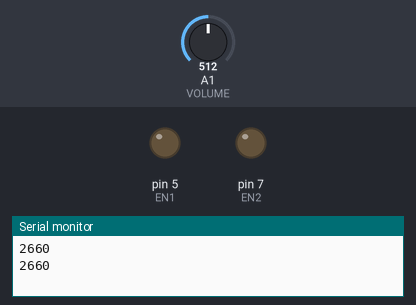
Simulated run of this sketch. Board: Arduino Uno, built with avr-gcc and run on an emulated ATmega328P. On the bench: output pins drawn as LEDs (lit = HIGH), the last lines printed to the serial monitor. Dashed ring = blinking. The test bench sets the inputs (shaded band); at power-on: A1 (VOLUME) = 512.

Above: at 6.6 s.
6.7 s: A1 (VOLUME) set to 122
At 8.85 s:
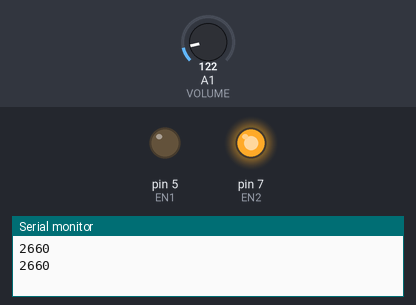
13.2 s: A1 (VOLUME) set to 0
At 13.68 s:
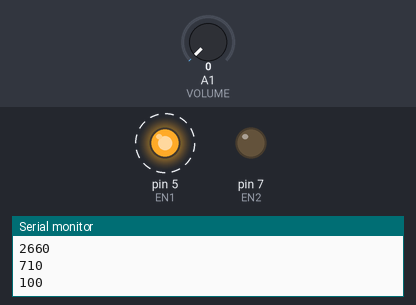
Timing chart, 0 to 25.7 s (numbered marks = the images above; inputs shaded):
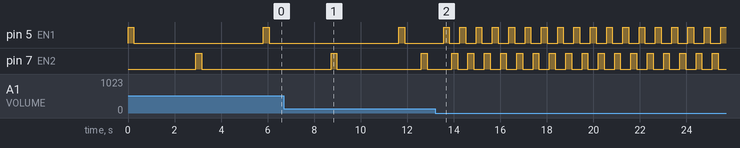

The sketch:

touch_board.ino
```cpp
int EN1 = 5;
int EN2 = 7;
int VOLUME = 1;

void setup() {
  pinMode(EN1, OUTPUT);
  pinMode(EN2, OUTPUT);
  Serial.begin( 9600 );
}

void loop() {
  // analogReadでvolumeから値を得る
  int interval = analogRead(VOLUME) * 5 + 100;
  Serial.println(interval);
  digitalWrite(EN1, HIGH);
  delay(250);
  digitalWrite(EN1, LOW);
  delay(interval);
  digitalWrite(EN2, HIGH);
  delay(250);
  digitalWrite(EN2, LOW);
  delay(interval);
}
```

Measured:
- after the input at 13.2 s, pin 5 (EN1): alternates HIGH for 0.25 s and LOW for 0.45 s, starting after 1.1 s; pin 7 (EN2): alternates HIGH for 0.25 s and LOW for 0.45 s, starting after 0.71 s
- by itself, pin 5 (EN1): alternates HIGH for 0.25 s and LOW for 5.6 s
